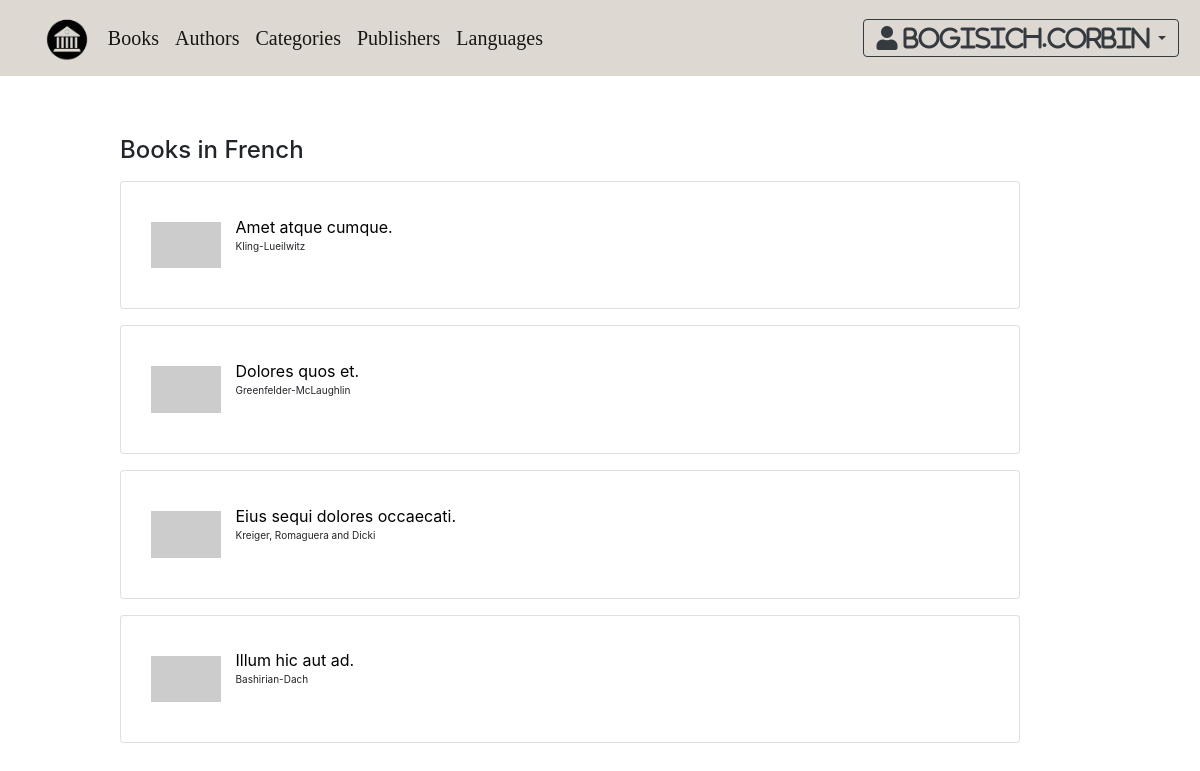
The app's page /school_library/language.php?language=French (signed in) with its own data.
### tables this page shows
create table book
(
    ISBN        int          not null
        primary key,
    title       char(255)    null,
    image       char(255)    null,
    publisher   char(255)    null,
    page        int          null,
    summary     varchar(255) null,
    language_id int          null,
    constraint book_language_language_id_fk
        foreign key (language_id) references language (language_id)
)
    collate = utf8mb4_unicode_ci;

### school_library/language.php (the view, shortened to what this page needs)
<?php
$school_id=$_SESSION['id'];
$language = $_GET['language'];
$conn = getDb();
$book = $conn->query("SELECT distinct b.title as title,b.image as image,b.ISBN as ISBN,b.publisher as publisher
FROM book b
inner join language l on b.language_id = l.language_id
inner join inventory i on b.ISBN = i.ISBN
where language='$language' AND school_id=$school_id
order by title;");
?>
<html>
<head>
    <link rel="stylesheet" href="css/bootstrap.min.css">
    <link rel="stylesheet" type="text/css" href="css/custom.css?<?= time() ?>">
    <link rel="stylesheet" href="css/fontawesome.min.css">
    <link rel="stylesheet" href="css/all.min.css">
    <link rel="stylesheet" href="css/jquery-ui.css">
</head>
<body>
<?php include('navbar.php'); ?>
<h4 style="margin-top: 5%; margin-left: 10%;">Books in <?= $language?> </h4>
<?php foreach($book as $item):
    $isbn = $item['ISBN'];?>
    <div style="display: flex; flex-direction: row; margin-left: 10%;" class = "card my-3 w-75">
        <div class = "card-body text-left">
            <img
                src="<?= $item['image'] ?>"
                vspace="20"
                hspace="10"
                width="70"
            >
            <div style="display: inline-block; flex-direction: column;">
                <a style="color: black;" href="book.php?ISBN=<?=$isbn?>"><?php echo $item['title'] ?></a>
                <div style="font-size: 10px;"> <?php echo $item['publisher'] ?></div>
            </div>
        </div>
    </div>
<?php endforeach; ?>
</body>

### school_library/css/custom.css (style rules this page uses)
:root { --border:5px solid black; }
::placeholder { opacity: 0.5; }

### records on screen
book: title "Amet atque cumque.", publisher "Kling-Lueilwitz"
book: title "Dolores quos et.", publisher "Greenfelder-McLaughlin"
book: title "Eius sequi dolores occaecati.", publisher "Kreiger, Romaguera and Dicki"
book: title "Illum hic aut ad.", publisher "Bashirian-Dach"

### other values on screen
$_SESSION['username'] "bogisich.corbin"
$language "French"
